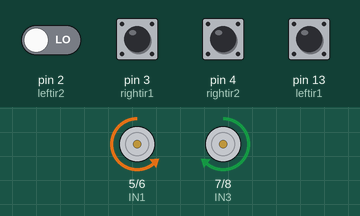
Simulated run of this sketch. Board: Arduino Uno, built with avr-gcc and run on an emulated ATmega328P. On the bench: motor-driver pin pairs drawn as motors (green arrow = first pin HIGH = forward, orange = second pin HIGH = backward, longer = more drive, scaled by the enable pin). The test bench sets the inputs (shaded band); at power-on: pin 13 (leftir1) HIGH, pin 2 (leftir2), pin 3 (rightir1), pin 4 (rightir2) LOW. What the sketch prints to the serial monitor is not drawn.

Above: at 1.2 s.
1.3 s: pin 13 (leftir1) pulled LOW for 0.15 s
At 1.53 s:
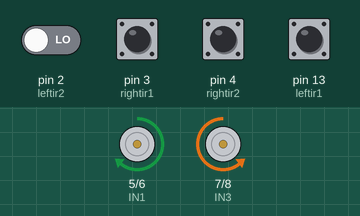
4.3 s: pin 2 (leftir2) driven HIGH and pin 13 (leftir1) driven LOW
7.3 s: pin 2 (leftir2) driven LOW
At 7.45 s:
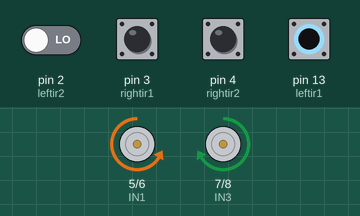
10.3 s: pin 2 (leftir2) driven HIGH
Timing chart, 0 to 14.3 s (numbered marks = the images above; inputs shaded):
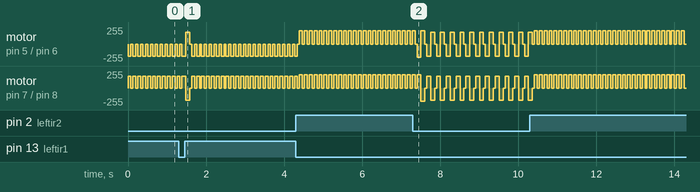

The sketch:

Line_follower.ino
```cpp
void forward();
void right();
void left();
void halt();

int ENA=9;
int ENB=10;

int IN1=5;
int IN2=6;
int IN3=7;
int IN4=8;

int ir1,ir2,ir3,ir4;

int leftir1 =13;//MOST LEFT IR SENSOR
int leftir2=2;// MIDDLE LEFT IR SENSOR
int rightir1=3;// MIDDLE RIGHT IR SENSOR
int rightir2=4;// MOST RIGHT IR SENSOR

void forward();
void right();
void left();
void halt();

void forward()
{
  analogWrite(ENA,200);
  digitalWrite(IN1,HIGH);
  digitalWrite(IN2,LOW);
  analogWrite(ENB,200);
  digitalWrite(IN3,HIGH);
  digitalWrite(IN4,LOW);


}
void right()
{
   analogWrite(ENA,180);
   digitalWrite(IN1,HIGH);
   digitalWrite(IN2,LOW);
   analogWrite(ENB,180);
   digitalWrite(IN3,LOW);
   digitalWrite(IN4,HIGH);
}
void left()
{
    analogWrite(ENB,180);
    digitalWrite(IN1,LOW);
    digitalWrite(IN2,HIGH);
    analogWrite(ENA,180);
    digitalWrite(IN3,HIGH);
    digitalWrite(IN4,LOW);


}

 void halt()
 {
   analogWrite(ENB,0);
   digitalWrite(IN3,LOW);
   digitalWrite(IN4,LOW);
   analogWrite(ENA,0);
   digitalWrite(IN1,LOW);
   digitalWrite(IN2,LOW);
 }


void setup() {
  Serial.begin(9600);
  pinMode(leftir1,INPUT);
  pinMode(leftir2,INPUT);
  pinMode(rightir1,INPUT);
  pinMode(rightir2,INPUT);

  pinMode(ENA,OUTPUT);
  pinMode(IN1,OUTPUT);
  pinMode(IN2,OUTPUT);
  pinMode(IN3,OUTPUT);
  pinMode(IN4,OUTPUT);
  pinMode(ENB,OUTPUT);

}

void loop() {
  ir1=digitalRead(leftir1);
  ir2=digitalRead(leftir2);
  ir3=digitalRead(rightir1);
  ir4=digitalRead(rightir2);

  Serial.println(ir1);
  Serial.println("\t");
  Serial.println(ir2);
  Serial.println("\t");
  Serial.println(ir3);
  Serial.println("\t");
  Serial.println(ir4);


if(ir1==0 && ir2==1 && ir3==1 && ir4==0)
{
  forward();
  delay(75);
  halt();
}
else if(ir1==1 && ir2==1 && ir3==1 && ir4==0)
{
  left();
  delay(50);
  halt();
}
else if(ir1==1 && ir2==0 && ir3==0 && ir4==0)
{
  left();
  delay(75);
  halt();
}
else if(ir1==1 && ir2==1 && ir3==0 && ir4==0)
{
  left();
  delay(50);
  halt();
}
else if(ir1==1 && ir2==1 && ir3==1 && ir4==0)
{
  forward();
  delay(75);
  halt();
}
else if(ir1==0 && ir2==0 && ir3==0 && ir4==1)
{
  right();
  delay(75);
  halt();
}
else if(ir1==0 && ir2==0 && ir3==1 && ir4==1)
{
  right();
  delay(50);
  halt();
}
else if(ir1==0 && ir2==1 && ir3==1 && ir4==1)
{
  forward();
  delay(75);
  halt();
}
else if(ir1==0 && ir2==1 && ir3==0 && ir4==0)
{
  forward();
  delay(75);
  halt();
}
else if(ir1==0 && ir2==0 && ir3==1 && ir4==0)
{
  forward();
  delay(75);
  halt();
}

else if(ir1==0 && ir2==0 && ir3==0 && ir4==0)
{
  left();
  delay(100);
  right();
  delay(100);
  halt();
}
else if(ir1==1 && ir2==1 && ir3==1 && ir4==1)
{
  right();
  delay(100);
  left();
  delay(100);
  halt();
}
else if(ir1==1 && ir2==0 && ir3==1 && ir4==0)
{
  left();
  delay(100);
  halt();
}
else if(ir1==1 && ir2==0 && ir3==1 && ir4==1)
{
  left();
  delay(100);
  halt();
}
else if(ir1==1 && ir2==0 && ir3==0 && ir4==1)
{
  left();
  delay(100);
  halt();
}
else if(ir1==1 && ir2==1 && ir3==0 && ir4==1)
{
  right();
  delay(100);
  halt();
}

delay(50);
}
```

Measured:
- by itself, motor on pin 5 (IN1) / pin 6 (IN2), motor on pin 7 (IN3) / pin 8 (IN4): alternates forward 200/255 for 0.08 s and stopped for 0.05 s
